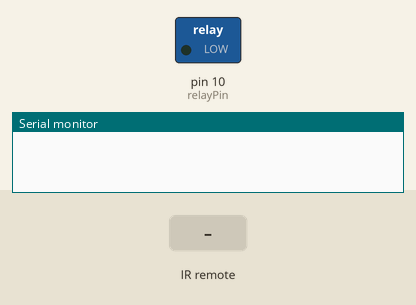
The sketch below on a simulated Arduino Uno, built with avr-gcc and run on an emulated ATmega328P. On the bench: switched loads named in the sketch (green lamp = pin HIGH), the last lines printed to the serial monitor. The inputs (shaded band) are chosen by the test bench.

Above: at 1.2 s.
1.3 s: infrared code 0xFD00FF received
At 1.8 s:
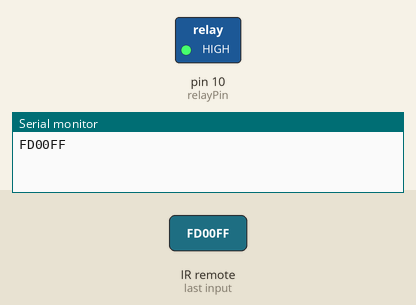
Timing chart, 0 to 4.3 s (numbered marks = the images above; inputs shaded):
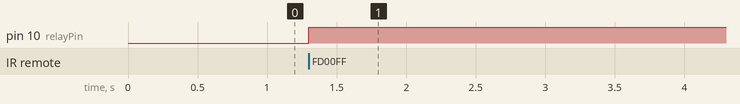

The sketch:

Remote_Controlled_Car.ino
```cpp
#include <IRremote.h> //imports the IR Remote package that we downloaded
int RECV_PIN = 11; //sets the IR Receiver to pin 11
int relayPin = 10; //sets our relay to pin 10
boolean wheelsOn = LOW; //boolean that holds state of wheels
//the next two lines are ways we configure our IR receiver to receive
//and have readable results
IRrecv irrecv(RECV_PIN);
decode_results results;

void setup()
  {
    Serial.begin(9600); //to initialize the serial as a certain rate
    irrecv.enableIRIn(); //more set up for IR
    pinMode(relayPin,OUTPUT); //we set the relay pin as the output
  }

void loop()
  {
    if (irrecv.decode(&results))//tests if we receieve code from remote
      {
      Serial.println(results.value, HEX); //writes the code into results into hexacode
        if(results.value == 0xFD00FF) //if the code is "0xFD00F" or the powerbutton
          {
              wheelsOn = !wheelsOn; //changes the state of the wheels
              digitalWrite(relayPin,wheelsOn); //writes the changed state to the relay
          }
        irrecv.resume(); //continues to resume the IR receiver
      }
  }
```

Measured:
- after the input at 1.3 s, pin 10 (relayPin): LOW → HIGH at once
